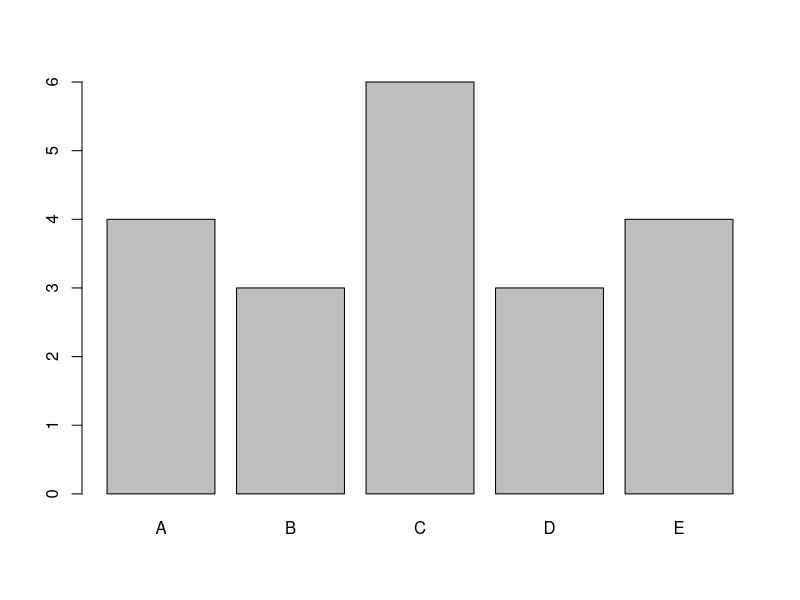
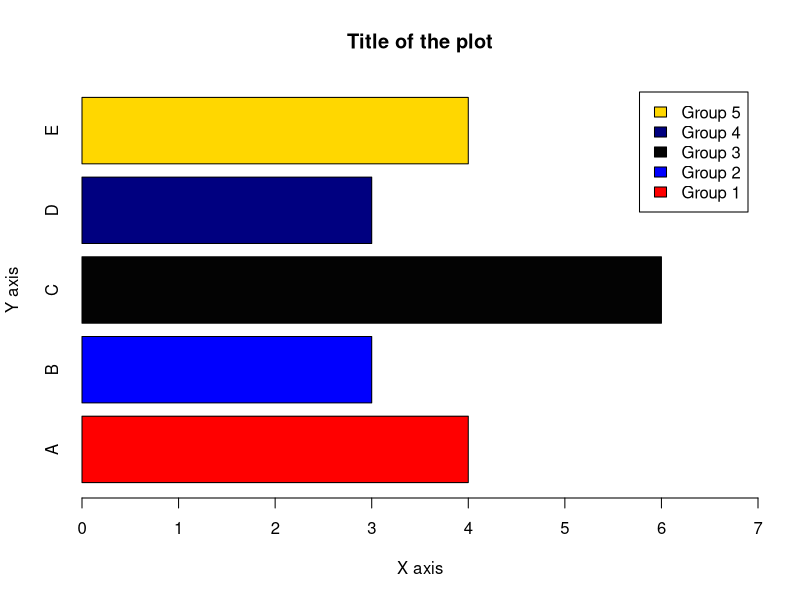
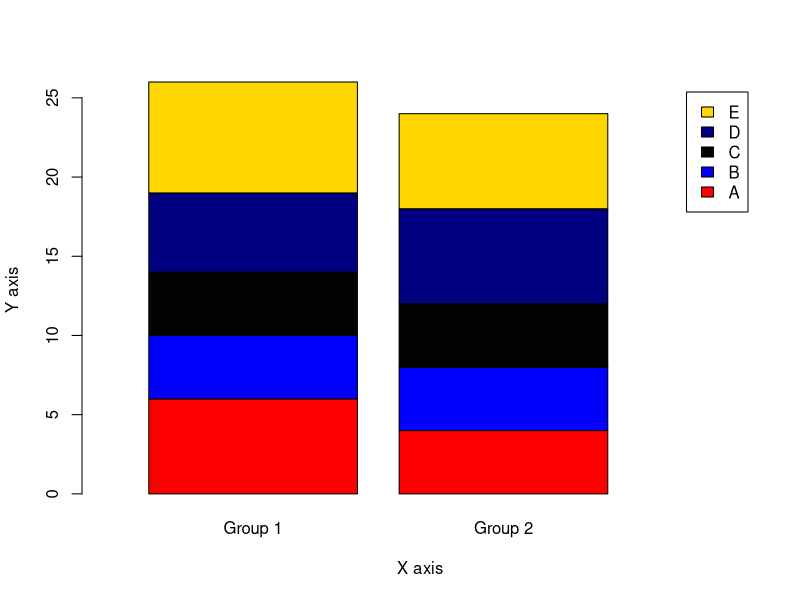
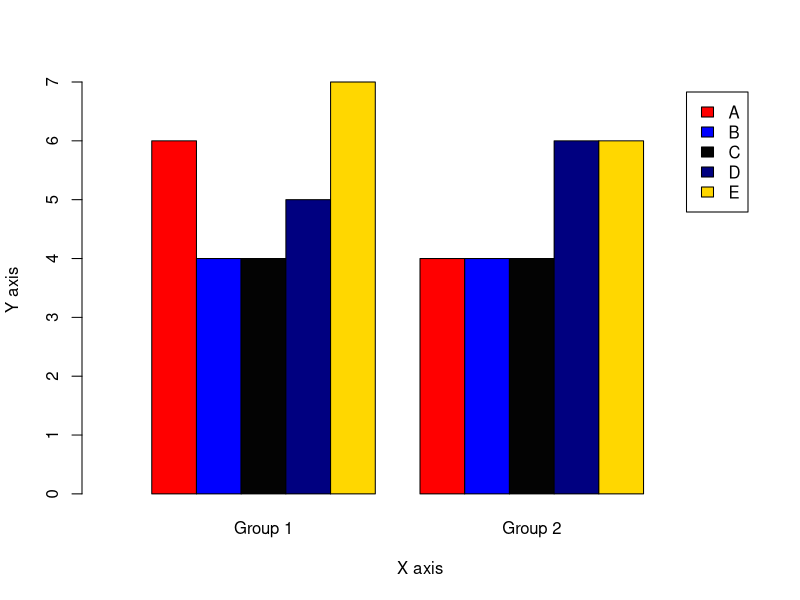
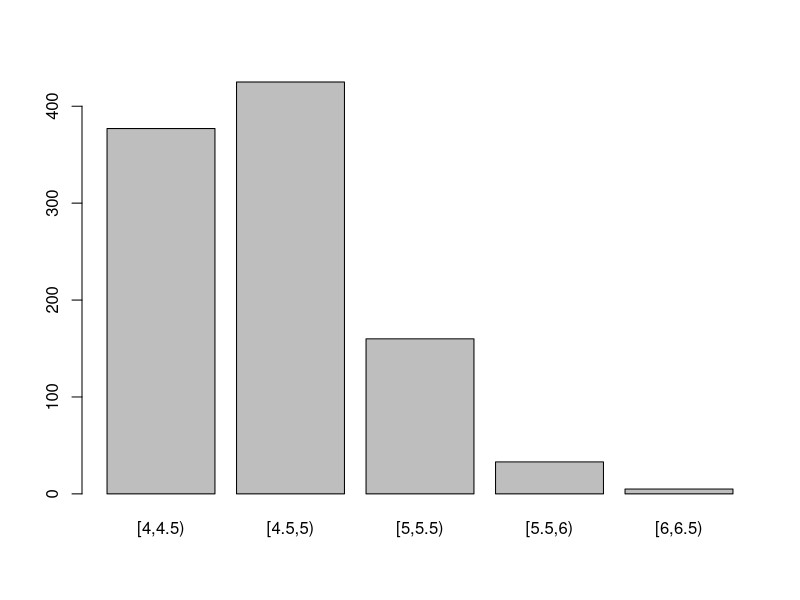
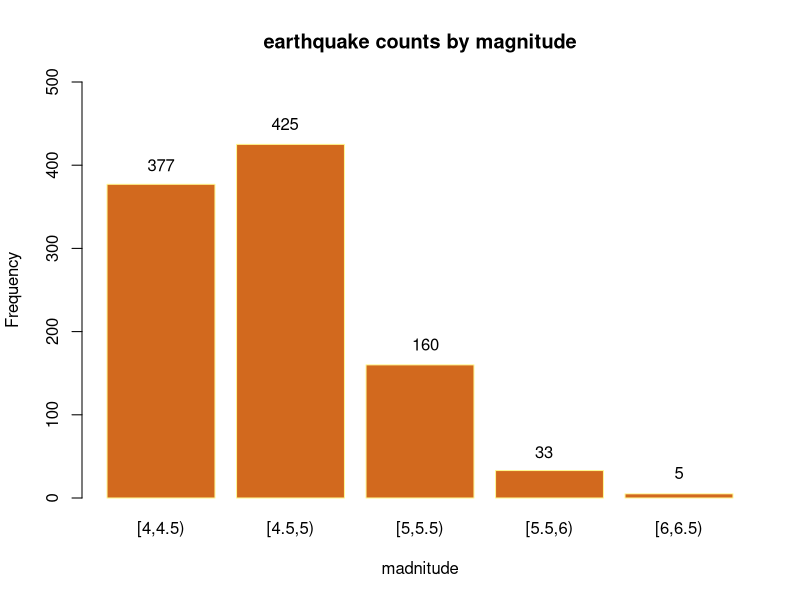
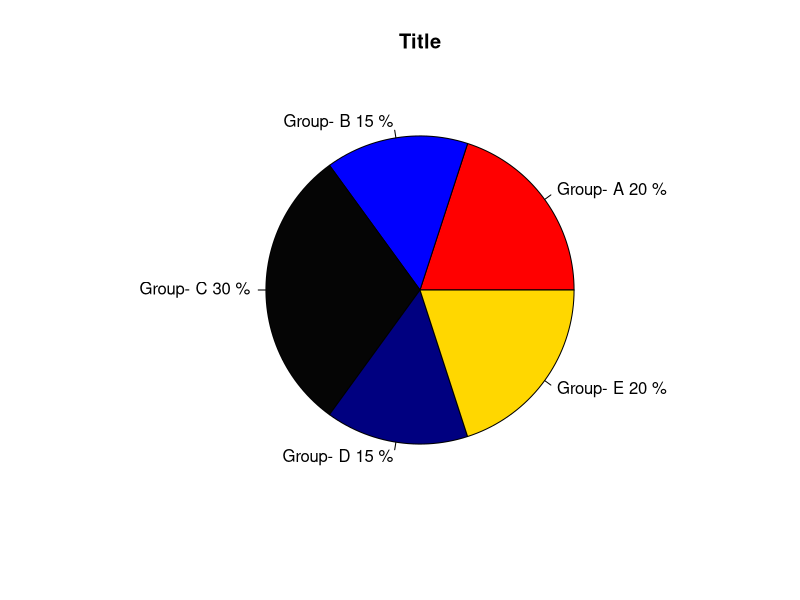
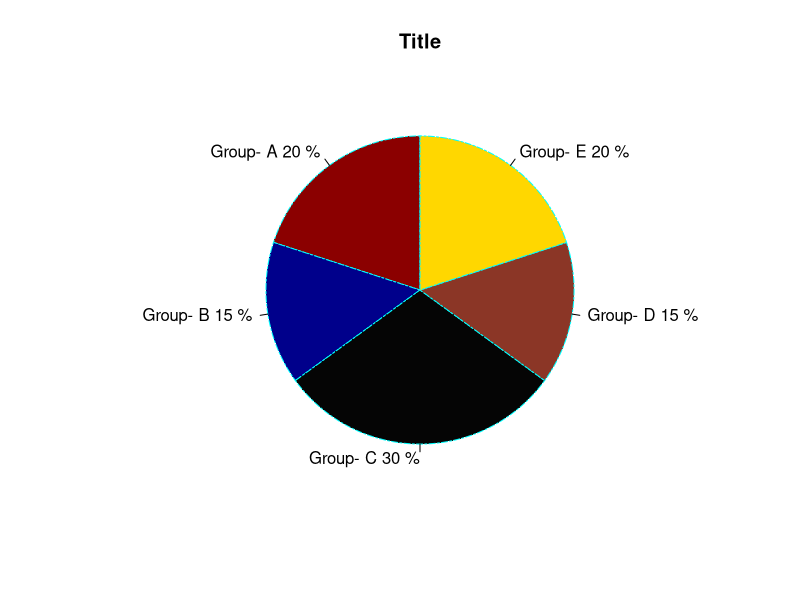

The R script that drew these images, in order:
### Data Visualization Project ###
##################################

# Data visualization can be defined as the use of graphical or pictorial representations to present data in a way that makes it easier to understand, analyze, and communicate.
# It involves the use of visual elements such as charts, graphs, and maps to help users better understand and interpret complex data sets. Data visualization is an important tool for exploratory data analysis, as well as for communicating results to others.
# By presenting data in a visual format, data visualization can also help to reveal new connections and insights that might not be apparent from a purely numerical or textual analysis.
# Effective data visualization allows viewers to quickly identify patterns, trends, and relationships within the data, and can be used to highlight key insights or communicate complex ideas. 

##############
### Base R ###
##############

# In base R, there are many functions that can be used to create different types of plots. 
# Although there is no clear distinction between high-level and low-level functions, I like to divide functions as such.
# I believe that there are some functions which can be called as high-level plotting functions tend to provide a convenient way to create a specific type of plot with a relatively small amount of code.
# On the other hand, there are some functions which can be called as low-level plotting functions provide more control and flexibility, but require more coding to create a plot.

# At this point, it needs to be noted that the package `ggplot2`, which will be explained later in this project, is built around the concept of "grammar of graphics", which means that it provides a set of rules for building plots by combining basic building blocks or components.
# It is possible to think low-level functions as components in the `ggplot2` package.


# There are five high-level plotting functions in the base R. There functions can be listed as follows:

# barplot() 
# pie() 
# hist() 
# boxplot() 
# plot() 

# There are five high-level plotting functions in the base R. There functions can be listed as follows:

# text()
# points() 
# lines() 
# legend()  
# abline() 
# arrows() 
# symbols()

# I think there is one thing that should be mentioned at this point. 
# High-level plotting functions can create a plot by themselves, while low-level plotting functions must have a high-level function in order to work.


# While showing each high-level function, I will try to explain the working logic of these two types of functions by adding one or more low-level functions.

###############
### Barplot ###
###############

# The barplot() function in base R is used to create bar charts, which are a type of graph that displays categorical data as rectangular bars with heights or lengths proportional to the values they represent.
# By looking at the relative heights or lengths of the bars, it might be possible to quickly compare the values and identify any trends or patterns.
# The barplot() function in base R has several arguments that can be used to customize the appearance and behavior of the resulting bar chart. 

# Here are some of the most commonly used arguments of the barplot() function: 

# height - a vector or matrix of values that represent the heights of the bars. This argument is required.
# names.arg - a vector of names or labels for the bars. The length of this vector should be equal to the length of the height vector.
# col - a vector of colors for the bars. The length of this vector should be equal to the length of the height vector.
# border - the color of the borders of the bars. The default value is "black".
# main - a main title for the plot.
# xlab - a label for the x-axis.
# ylab - a label for the y-axis.
# legend.text - a vector of labels for the legend.
# args.legend - a list of arguments to control the appearance of the legend.
# width - the width of the bars. The default value is 0.5.
# space - the amount of space between the bars. The default value is 1.
# horiz - a logical value that controls the orientation of the bars. If TRUE, the bars are horizontal; if FALSE, they are vertical. The default value is FALSE.
# density - the density of shading lines in the bars. The default value is 1.
# angle - the angle of shading lines in the bars. The default value is 45.

# Lets create a vector for barplot example:
set.seed(111)
x1 <- sample(LETTERS[1:5], size = 20, rep= T)
let <- table(x1)

# basic barplot() looks like the following:
barplot(let)

# here how it looks like if I add some of the arguments
barplot(let, main = "Title of the plot",  
        xlab = "X axis", 
        ylab = "Y axis", 
        horiz = T, 
        col = c("red", "blue", "gray1", "navy", "gold"), # assigns colors by order
        xlim = c(0,7), # limit values of the x axis
        legend.text = c("Group 1", "Group 2", "Group 3", "Group 4", "Group 5")) # add legends by order

# Advantages:
  
# Clear representation of data: Bar plots are an effective way to represent categorical data as they allow easy visualization of the data.
# Easy to understand: Bar plots are intuitive and easy to understand, even for individuals who are not familiar with the data.
# Comparing groups: They allow for easy comparison of data across different categories or groups.
# Flexibility: Bar plots can be used to display many different types of data, including frequency distributions, percentages, and counts.
# Customizability: They can be customized by changing the colors, labels, and orientation of the bars to make them more visually appealing.

# Disadvantages:
  
# Limited to categorical data: Bar plots are only useful for categorical data and may not be appropriate for continuous data.
# Limited to a small number of categories: If there are too many categories, the plot may become too cluttered to read easily.
# Misleading scaling: If the scale of the y-axis is not appropriate, the bars can be misleading and give the impression that the differences between the data points are greater or smaller than they actually are.
# Can hide differences: If the bars are too wide or too close together, differences between the data points may be obscured, making it difficult to accurately compare the data.
# Limitations in data complexity: Bar plots may not be the best choice for displaying complex data, and other visualization methods may be more appropriate.


########################
### stacked bar plot ###
########################

# A stacked bar plot is a type of bar chart that displays multiple variables by stacking them on top of each other. 
# Each bar in the chart represents a category, and the height or length of the bar represents the total value of the variables being stacked. 
# The stacked bar plot breaks down the total value of each category into different segments, with each segment representing a different variable.

set.seed(111)
x1 <- sample(LETTERS[1:5], size = 50, rep = T)        
x2 <- sample(c("Group 1", "Group 2"), size = 50, rep = T)

let2 <- table(x1,x2)

# here how stacked bar plot looks like 
barplot(let2, xlab = "X axis",
        ylab = "Y axis", 
        col = c("red", "blue", "gray1", "navy", "gold"),
        legend.text = rownames(let2),
        xlim = c(0,3))


##########################
### clustered bar plot ###
##########################

# A clustered barplot, also known as a grouped barplot, is a type of bar chart that displays multiple variables for each category by grouping them together. 
# In a clustered barplot, each category has multiple bars, one for each variable being displayed, and the bars for each variable are grouped together side by side.

barplot(let2, xlab = "X axis", 
        ylab = "Y axis", 
        col = c("red", "blue", "gray1", "navy", "gold"),
        legend.text = rownames(let2),
        xlim = c(0,14),
        beside = T) # for clustered barplot

##################################################
### barplot() with a low-level function text() ###
##################################################

# I will use `quakes` dataset
b <- seq(4,6.5, by=0.5) # setting bin widths

c <- cut(quakes$mag, breaks = b, right = F) # where to cut the values

t <- table(c)

# this is how it looks like in a basic form
barplot(t)

# lets rock this!
barplot(t, main = "earthquake counts by magnitude", xlab = "madnitude", 
        ylab = "Frequency",
        col = "chocolate",
        border = "khaki1",
        ylim = c(0,500))
text(0.7, 400,t[1])
text(1.85,450,t[2])
text(3.15,185,t[3])
text(4.25,55,t[4])
text(5.5,30,t[5])


#################
### Pie Chart ###
#################

# A pie chart is a type of circular graph that is commonly used to represent data as a set of slices, where each slice corresponds to a category and its area or angle represents the proportion of that category relative to the whole. 
# The total area or angle of the pie represents the total value of the data being displayed. The pie() function in R is used to create a pie chart

# Here are some of the most commonly used arguments of pie() function: 

# x: A vector of non-negative numeric values that specifies the data to be represented in the pie chart.
# labels: A character vector of labels to be used for each slice of the pie chart.
# main: A title for the pie chart.
# col: A vector of colors to be used for each slice of the pie chart.
# border: A color to be used for the border of each slice of the pie chart.
# lty: The line type to be used for the border of each slice of the pie chart.
# init.angle: The starting angle in degrees for the first slice of the pie chart.
# clockwise: A logical value that specifies whether the slices of the pie chart should be drawn clockwise or counterclockwise.
# density: A value that specifies the density of shading lines for each slice of the pie chart.
# angle: A vector of angles in degrees to be used for shading each slice of the pie chart.
# ...: Additional graphical parameters to be passed to the pie() function, such as cex, font, and family.

# Lets create a vector for pie chart example:
set.seed(111)
x1 <- sample(LETTERS[1:5], size = 20, rep = T)  
let <- table(x1)

r1 <- (let/length(x1))

l1 <- paste("Group-", names(let) , sep= " " , r1*100, "%")

# basic pie() looks like the following:
pie(let, labels = l1, 
    main = "Title",
    col = c("red", "blue", "gray2", "navy", "gold")
)

# here how it looks like if we add some of the arguments
pie(let, labels = l1, 
    main = "Title",
    col = c("red4", "blue4", "gray2", "tomato4", "gold"),
    border = "cyan",
    init.angle = 90,
    lty = 6
)

# Pie charts have several advantages and disadvantages. Some of these include:
  
# Advantages:
  
# Pie charts are easy to understand and interpret, making them a popular choice for displaying data.
# They allow for easy comparison of proportions or percentages across different categories.
# Pie charts have an attractive design that can make data more appealing and engaging.
# Pie charts are efficient in terms of space and can display a large amount of data in a small area.
# They are best used to display one set of data where the categories do not have any overlapping.

# Disadvantages:
  
# Pie charts can be difficult to compare accurately, particularly if the slices are small or if there are many categories.
# They can be misleading if the slices are not drawn to scale or if the angles are not accurate.
# Pie charts may not be the best choice for displaying complex data, and other visualization methods may be more appropriate.
# Pie charts are not ideal for displaying large amounts of data or data with many categories.
# They are limited to displaying proportions and do not show absolute values or counts.

#################
### Histogram ###
#################

# A histogram is a graphical representation of the distribution of a dataset. 
# It is a type of bar plot that represents the frequency or count of values that fall within a set of intervals or "bins". 
# The x-axis represents the intervals or bins of values, while the y-axis represents the frequency or count of values that fall within each interval.

# Bin width is an important detail that has been widely studied in the literature and is still debated. 
# This is because deciding the number and width of the bins in a histogram can have a significant impact on the resulting visualization. 

# Lets look at the significance of the bins with basic histograms.
# I will use mpg variable from the `mtcars` package.

mpg <- mtcars$mpg

# here how basic histogram looks like with default bin width.
hist(mpg)

# if I change breaks as follows, it will look like this. 
hist(mpg, breaks = 2)

# Assuming that I wanted to analyse this histogram to have an idea about the distribution of the mpg variable, I would have different ideas about the distribution of the mpg variable for both graphs. 
# For this reason, there are several methods for determining the appropriate number of bins, including:

# Sturges' formula: This method uses the following formula to determine the number of bins: k = 1 + log2(n), where k is the number of bins and n is the number of data points.
# https://www.tandfonline.com/doi/abs/10.1080/01621459.1926.10502161

# Freedman-Diaconis rule: This method uses the interquartile range (IQR) to determine the width of each bin. The formula for the bin width is: bin width = 2 * IQR / (n^(1/3)), where n is the number of data points.
# https://link.springer.com/article/10.1007/BF01025868

# Scott's rule: This method uses the standard deviation of the data to determine the width of each bin. The formula for the bin width is: bin width = 3.5 * sd / (n^(1/3)), where sd is the standard deviation of the data and n is the number of data points.
# https://academic.oup.com/biomet/article-abstract/66/3/605/232642?redirectedFrom=fulltext


# Here are some of the most commonly used arguments of pie() function:

# x: A vector of numeric values that specifies the data to be represented in the histogram.
# breaks: A specification of the breakpoints (i.e., the edges of the bins) to use in the histogram. This can be a numeric vector, or a function such as breaks = "FD" to use the Freedman-Diaconis rule for determining the bin widths.
# freq: A logical value that specifies whether the y-axis should represent the frequency (i.e., the count of values in each bin) or the density (i.e., the proportion of values in each bin).
# col: The color to use for the bars of the histogram.
# border: The color to use for the borders of the bars of the histogram.
# lwd: The line width to use for the borders of the bars of the histogram.
# density: A value between 0 and 1 specifying the density of shading lines for the bars of the histogram.
# angle: The angle in degrees of the shading lines for the bars of the histogram.
# add: A logical value that specifies whether the histogram should be added to an existing plot.
# axes: A logical value that specifies whether the axes should be drawn for the histogram.
# plot: A logical value that specifies whether the histogram should be plotted.
# labels: A logical value that specifies whether labels should be added to the bars of the histogram.
# ...: Additional graphical parameters to be passed to the hist() function, such as cex, font, and family.

# here how it looks like if I add some of the arguments
hist(mpg,
     breaks = "FD", # for Freedman-Diaconis rule
     freq = F,
     ylim = c(0,0.08),
     col = "burlywood4",
     border = "burlywood2",
     axes = F, labels = T)


################################################
### hist() with a low-level function lines() ###
################################################

# With the low-level function density() it is possible to draw a density line in the histogram, which can give better information about the distribution of the data.

# Lets simulate a data for this example:
set.seed(1212)
x <- rnorm(1000, 10, 4)
x <- sort(x, decreasing = F)
fun <- dnorm(x, mean = mean(x), sd = sd(x)) # calculating density
hist(x, main = "histogram of x", ylab = "Density", xlab = "x",col="grey",
     border="black", probability = T, ylim = c(0, max(fun))) # drawing histogram with high-level function hist()
lines(x,fun, col = 1, lwd = 2) # adding density line with low-level function lines()


# Histograms have several advantages and disadvantages. Some of these include:

# Advantages
  
# Histograms are a useful tool for visualizing the distribution of a dataset. They provide a quick and easy way to see the range, shape, and central tendency of the data.
# Histograms are flexible and can be used to visualize a wide range of data types, including continuous, discrete, and categorical data.
# Histograms can be used to identify outliers and unusual observations that may be skewing the distribution of the data.
# Histograms can be easily created in R and other statistical software packages, and can be customized with a variety of options, such as bin width, color, and labels.

# Disadvantages
  
# The shape and appearance of a histogram can be sensitive to the choice of bin width. Different bin widths can result in different visualizations of the same data, which can make it difficult to compare histograms.
# Histograms can be sensitive to the choice of the number of bins. Too few bins can result in a loss of information about the distribution, while too many bins can create a noisy and difficult-to-interpret histogram.
# Histograms can be misleading if the data are not properly preprocessed or if the data are not representative of the underlying population.
# Histograms can be difficult to interpret for large datasets, or when there is a high degree of variation in the data.



###############
### Boxplot ###
###############

# A boxplot is a graphical representation of the distribution of a dataset. 
# It is a standardized way of displaying the distribution of data based on five summary statistics: the minimum value, the first quartile (Q1), the median, the third quartile (Q3), and the maximum value.

# Here are some of the most commonly used arguments of the boxplot() function: 

# formula: a formula describing the variable(s) to be plotted.
# data: the data frame containing the variables to be plotted.
# subset: an optional vector specifying a subset of the data to be plotted.
# na.action: a function to handle missing data.
# names: a character vector giving the names of the variables to be plotted.
# horizontal: a logical value indicating whether to plot the boxes horizontally or vertically.
# notch: a logical value indicating whether to draw a notch around the median of each box.
# varwidth: a logical value indicating whether the boxes should be drawn with widths proportional to the square root of the number of observations in each group.
# outline: a logical value indicating whether to draw individual points outside of the whiskers.
# col: the color of the boxes, whiskers, and outliers.
# border: the color of the border around the boxes.
# boxwex: the width of the boxes.
# at: a numeric vector giving the locations of the boxes along the x-axis.
# add: a logical value indicating whether to add the boxplot to an existing plot.

# I will use mpg variable again to show how basit boxplot looks like: 
boxplot(mpg)

# here how it looks like if I add some of the arguments to the function:

boxplot(mpg,
        col = "chocolate",
        border = "khaki4",
        notch = T,
        horizontal = T,
        varwidth = T)


#############################################################
### boxplot() with a low-level function text() & abline() ###
#############################################################

# I will use `iris` dataset for this example
boxplot(iris$Sepal.Width~iris$Species, # group by species
        main = "Sepal widths by species",
        col = c("red", "blue", "gold"),
        horizontal = T)
abline(v = mean(iris$Sepal.Width), lty = 2) # adding horizontal line at the mean of sepal.width
text(3.1, 0.5, expression(bar(x))) # adding /xbar
